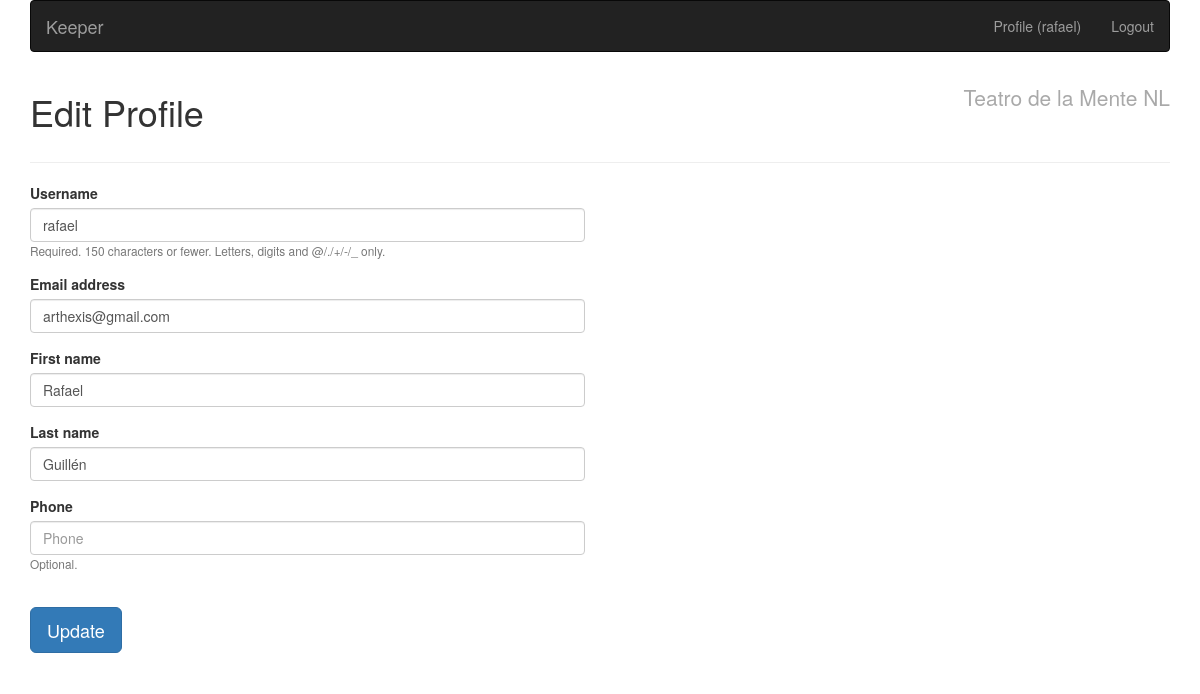
Before: /profile/ (signed in) with the older database file.
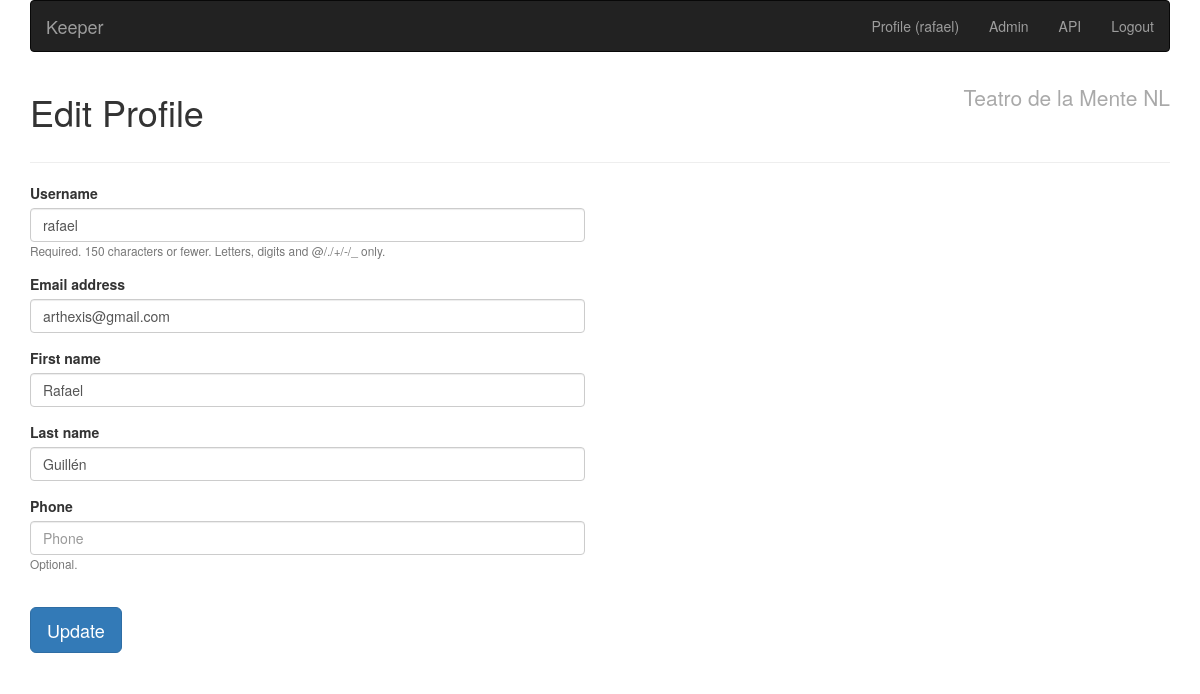
After: the same page with the newer database file.
### core/models.py (models this page shows, shortened)
class UserProfile(AbstractUser):
    phone = CharField(max_length=20, blank=True, help_text="Optional.")
    last_visit = DateTimeField(blank=True, null=True, editable=False)
    email_opt_out = BooleanField(default=False)
    class Meta:
        verbose_name = 'User Profile'

### organization/models.py (models this page shows, shortened)
class Membership(TimeStampedModel, StatusModel):
    STATUS = Choices(
        ('active', 'Active'),
        ('suspended', 'Suspended')
    )
    TITLES = Choices(
        ('storyteller', 'Storyteller'),
        ('coordinator', 'Coordinator')
    )
    user = ForeignKey(settings.AUTH_USER_MODEL, CASCADE, related_name="memberships")
    chapter = ForeignKey(Chapter, CASCADE, related_name="memberships")
    title = CharField(max_length=20, choices=TITLES, blank=True)
    external_id = CharField(max_length=20, blank=True, verbose_name='External ID')
    prestige_total = PositiveIntegerField(default=0, editable=False)
    prestige_level = ForeignKey('PrestigeLevel', SET_NULL, null=True, editable=False, related_name='memberships')
    objects = Manager()
    storytellers = QueryManager(title='storyteller')
    coordinators = QueryManager(title='coordinator')
    class Meta:
        unique_together = ('user', 'chapter',)
        ordering = ('chapter__name', 'user__username')

class Organization(Model):
    name = CharField(
        max_length=200, help_text="Required. Must be unique.", unique=True)
    class Meta:
        abstract = True

class Chapter(Organization):
    site = ForeignKey(Site, DO_NOTHING, related_name='chapters', null=True)  # Django Site
    rules_url = URLField('Rules URL', blank=True, help_text='URL pointing to the Chapter rules document.')
    reference_code = AutoSlugField(populate_from='name')
    prestige_cutoff = DateField(blank=True, null=True)
    class Meta:
        verbose_name = 'Chapter'
        verbose_name_plural = 'Chapters and Domains'

### core/views.py (the view, shortened to what this page needs)
# urls.py: path('profile/', EditMyProfile.as_view(), name="profile"),
class EditMyProfile(UpdateView):
    template_name = 'change_form.html'
    model = UserProfile
    fields = (
        "username", "email",
        "first_name", "last_name", "phone",
    )
    model_name = "Profile"
    success_url = reverse_lazy('index')
    def get_object(self, queryset=None):
        return self.request.user

### organization/context_processors.py (called while the page is built)
def membership(request):
    context = {}
    if request.user and not request.user.is_anonymous:
        try:
            member_pk = request.session['membership']
            context['membership'] = Membership.objects.get(pk=member_pk, user=request.user)
        except (KeyError, Membership.DoesNotExist):
            context['membership'] = obj = Membership.objects.filter(user=request.user).first()
            if obj:
                request.session['membership'] = obj.pk
    return context

### templates/change_form.html (shortened to what this page needs)
{% extends 'base.html' %}{% load bootstrap3 %}
{% block content %}
  {% block mainform %}
    <form method="post">
      <div class="row">
        <div class="col-md-6">
          {% block innerform %}
          {% bootstrap_form form %}
          {% endblock %}
          {% block submitrow %}
            <br>
            <input class="btn btn-lg btn-primary" type="submit"
              value="{% if view.submit_label %}{{ view.submit_label }}{% else %}{% if object %}Update{% else %}Create{% endif %}{% endif %}">
          {% endblock %}
        </div>
        <div class="col-md-6">
        </div>
      </div>
    </form>
  {% endblock %}
{% endblock %}

### templates/base.html (shortened to what this page needs)
{% load bootstrap3 static socialaccount %}
<html lang="en">
<head>
    {% bootstrap_css %}
    <link rel="stylesheet" type="text/css" href="{% static 'css/site.css' %}">
</head>
<body>
    <div id="content" class="container">{% block body %}
        {% if user.is_authenticated %}
            {% block navbar %}
                {% include 'navbar.html' %}
            {% endblock %}
            {% block header %}
              <div class="row">
                <div class="col-lg-6 col-sm12">
                  <h1 class="content-title">
                    {% block actiontitle %}
                      {% if view.title %}
                        {{ view.title }}
                      {% elif view.model_name %}
                        {% if object %}
                          <h1>Edit {{ view.model_name }}</h1>
                        {% else %}
                          <h1>Create {{ view.model_name }}</h1>
                        {% endif %}
                      {% endif %}
                    {% endblock %}
                  </h1>
                </div>
                <div class="col-lg-6 col-sm12 chapter-header">
                  {% block memberhead %}
                    {% if membership %}
                      {{ membership.chapter.name }}
                    {% endif %}
                  {% endblock %}
                </div>
              </div>
            {% endblock %}
            <hr>
            {% block content %}{% endblock %}
        {% else %}
            <p>
            <a href="{% url 'account_login' %}">Please login or signup here.</a>
            </p>
        {% endif %}
    {% endblock %}</div>
</body>
</html>

### templates/navbar.html (shortened to what this page needs)
{% load bootstrap3 %}
<nav class="navbar navbar-inverse">
    <div class="navbar-header">
        <a class="navbar-brand" href="{% url 'index' %}">Keeper</a>
    </div>
    <div class="collapse navbar-collapse">
        <ul class="nav navbar-nav navbar-right">
            <li><a href="{% url 'profile' %}">
              Profile ({{ user.username }})
            </a></li>
            {% if user.is_staff %}
                <li><a target="_blank" href="{% url 'admin:index' %}">
                  Admin
                </a></li>
                <li><a target="_blank" href="{% url 'api-root' %}">
                  API</a></li>
            {% endif %}
            <li><a href="{% url 'account_logout' %}">Logout</a></li>
        </ul>
    </div>
</nav>

### core/static/css/site.css (style rules this page uses)
h1.content-title { margin-top: 5px; }
.chapter-header { text-align: right; padding-top: 10px; font-size: 1.5em; color: darkgrey; }

Changed rows visible on the page:
changed UserProfile "rafael": is_staff False → True (drawn)
Other visible differences:
text now shown: "Admin API"
